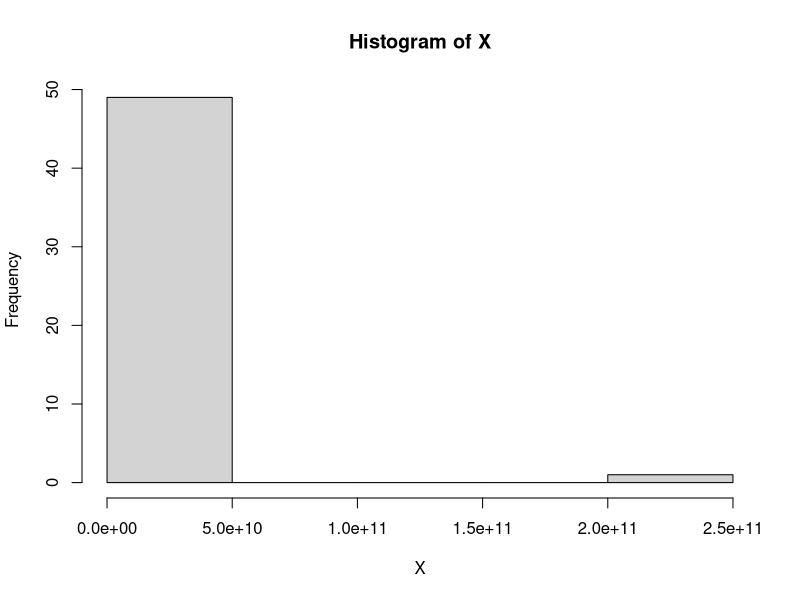
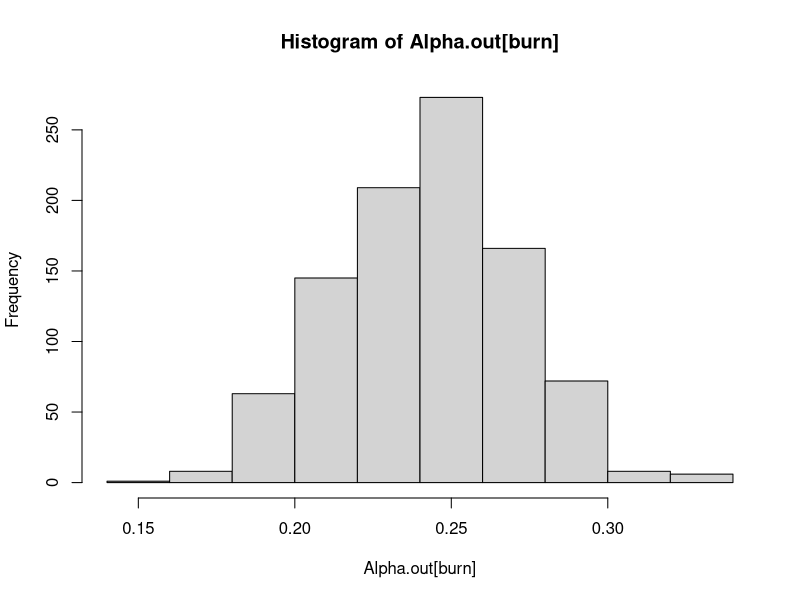
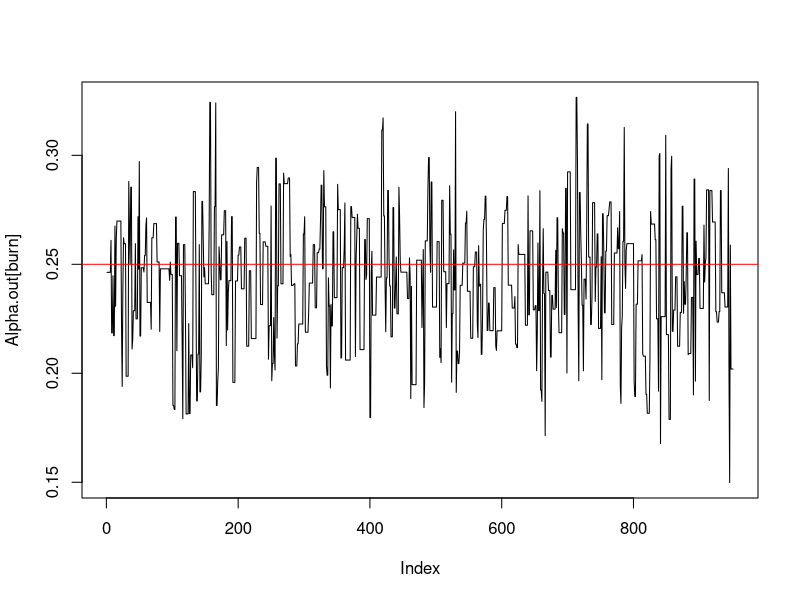
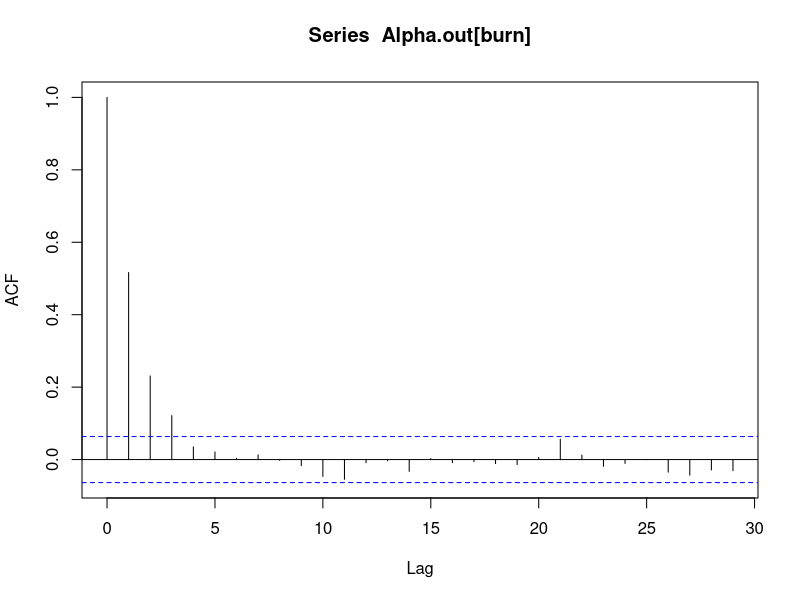
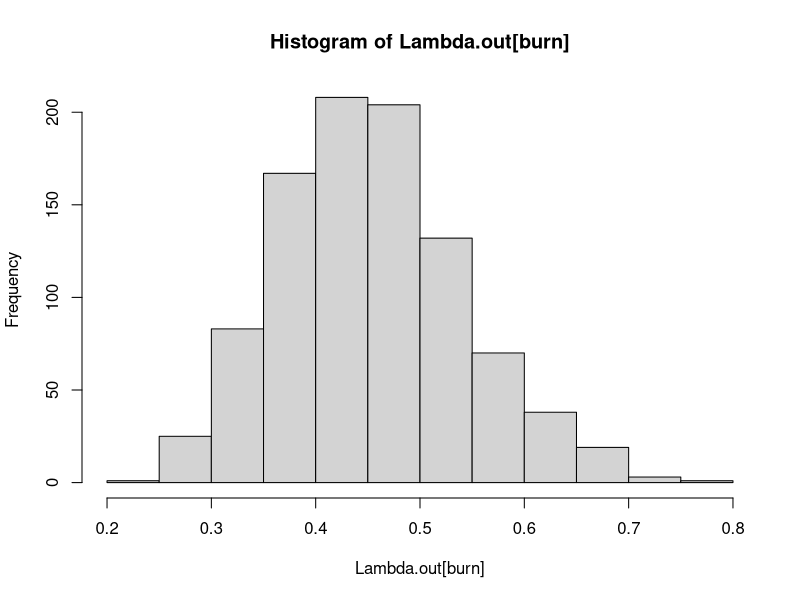
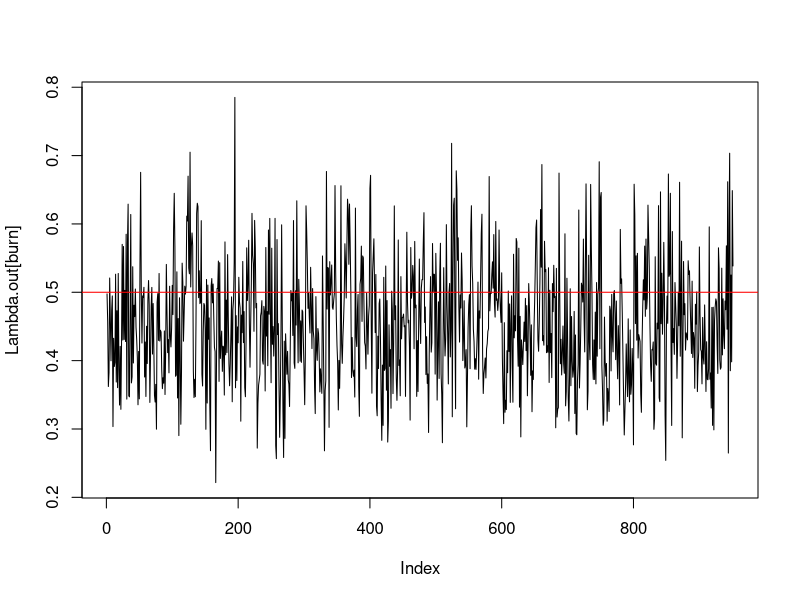
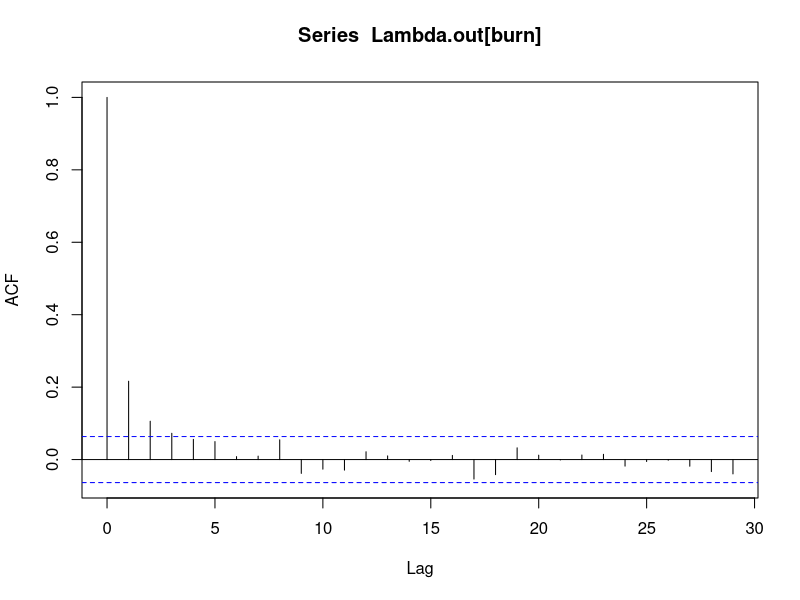

Recreate these plots in R, in order.
#Function that'll be used to generate Fréchet samples using the inverse transform method
rfrechet <- function(n,lambda,alpha){
  U <- runif(n,0,1)
  x <- ((1/lambda) * log(1/U))^(-1/alpha)
  return(x)
}

#function to simultaneously update both parameters of the distribution
updateFrechet <- function(X,Alpha,b = 1){
  count <- 0 #keeping track of accepted values to calculate the acceptance rate
  lambda <- rgamma(1, length(X), sum(X^(-Alpha))) #This is the Gibbs step of the MCMC
  log_post <- function(Alpha){ #Log posterior distribution of alpha
    N <- length(X)
    post <- (N - 2)*log(Alpha) - Alpha*sum(log(X)) - N*log(sum(X^(-Alpha)))
    return(post)
  }
  
  #Metropolis-Hastings
  proposal <- rgamma(1, b*Alpha, b)
  accept_ratio <- log_post(proposal) + dgamma(Alpha, b*proposal, b, log = TRUE) - 
    dgamma(proposal, b*Alpha, b, log = TRUE) - log_post(Alpha)
  accept_prob <- min(1, exp(accept_ratio))
  
  if(runif(1) < accept_prob){
    accept <- proposal
    count <- 1
  } else {
    accept <- Alpha
  }
  return(list(accept = accept, count = count, lambda = lambda))
}

###########################################################################################

X <- rfrechet(n = 50, lambda = 0.5, alpha = 0.25) #True values are alpha = 0.25 and lambda = 0.5
hist(X)

Iter <- 10000 #Number of iterations for the MCMC

Lambda.out <- rep(NA,Iter) #Vector to store posterior samples of Lambda
Alpha.out <- rep(NA, Iter) #Vector to store posterior samples of Alpha
Count <- rep(0, Iter) #Vector to keep track of accepted values

#Chain starting values
Lambda.out[1] <- 1
Alpha.out[1] <- 2

#MCMC
for(i in 2:Iter){
  Updating <- updateFrechet(X, Alpha.out[i-1])
  Alpha.out[i] <- Updating[[1]]
  Count[i] <- Updating[[2]]
  Lambda.out[i] <- Updating[[3]]
  print(i)
}

#Burn-in phase
burn <- seq(500, Iter, by = 10)

#Ploting samples to see if we were able to recover true parameter values
hist(Alpha.out[burn])
plot(Alpha.out[burn], type = 'l')
abline(h = 0.25, col = 'red')
acf(Alpha.out[burn])
quantile(Alpha.out, probs = c(0.025, 0.5, 0.975)) #True value is well within 95% CI

hist(Lambda.out[burn])
plot(Lambda.out[burn], type = 'l')
abline(h = 0.5, col = 'red')
acf(Lambda.out[burn])
quantile(Lambda.out, probs = c(0.025, 0.5, 0.975)) #True value is well within 95% CI
